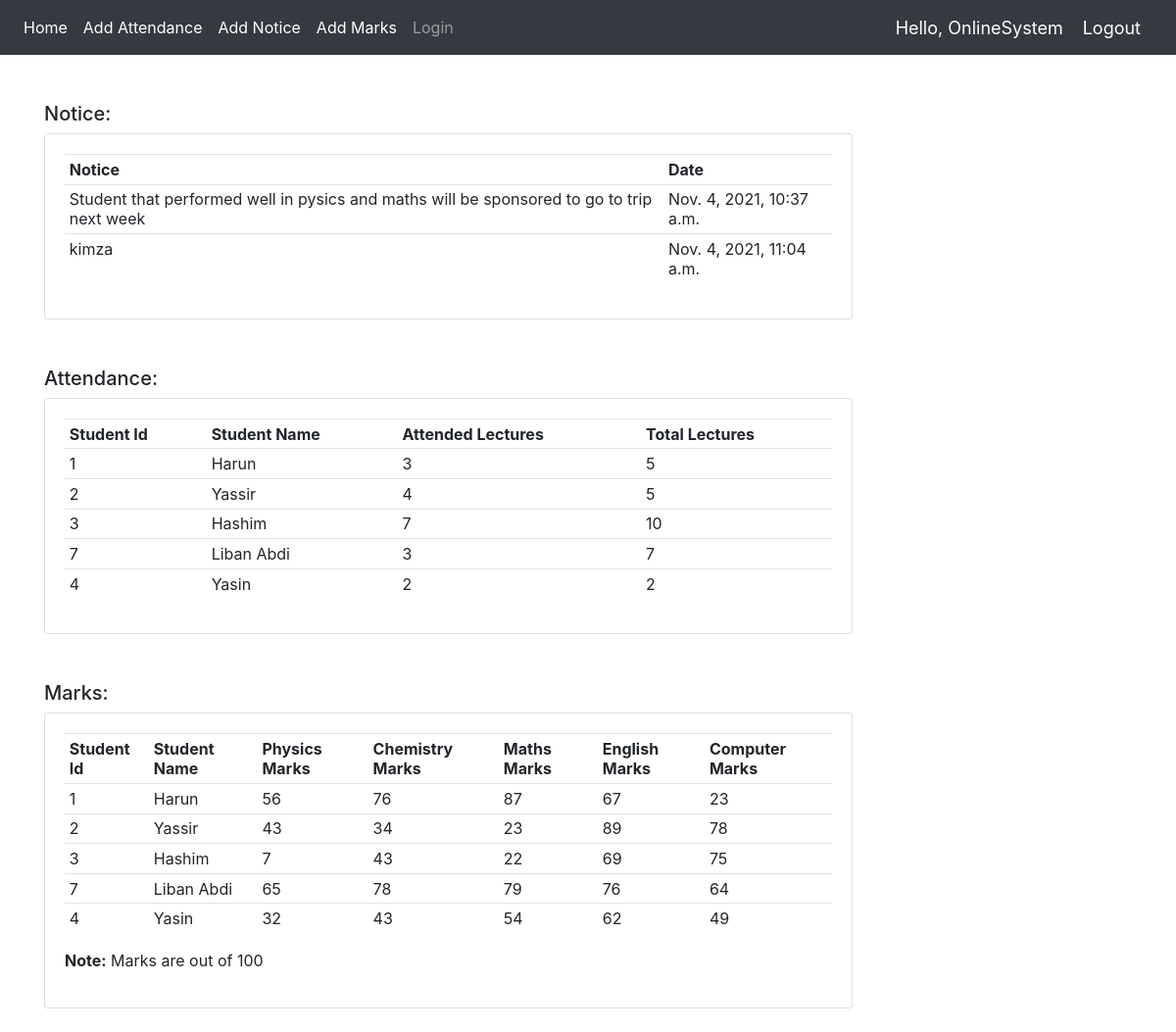
The app's page / (signed in) with its own data.
### app/models.py (models this page shows, shortened)
class Notice(models.Model):
    Message = models.CharField(max_length=200,null=True)
    date_created = models.DateTimeField(auto_now_add=True)

class Attendance(models.Model):
    StudentName = models.CharField(max_length=200,null=True)
    StudentId  = models.CharField(max_length=50,null=True)
    LecturesAttended = models.IntegerField(null=True)
    TotalLectures  = models.IntegerField(null=True)

class Marks(models.Model):
    StudentName = models.CharField(max_length=200,null=True)
    StudentId  = models.CharField(max_length=50,null=True)
    PhysicsMarks = models.IntegerField(null=True)
    ChemistryMarks  = models.IntegerField(null=True)
    MathsMarks  = models.IntegerField(null=True)
    EnglishMarks  = models.IntegerField(null=True)
    ComputerMarks  = models.IntegerField(null=True)

### app/views.py (the view)
# urls.py: 2. Add a URL to urlpatterns:  path('', views.home, name='home')
def home(request):
    notice = Notice.objects.all()
    attendance = Attendance.objects.all()
    marks = Marks.objects.all()
    context = {
        'notice':notice,
        'marks':marks,
        'attendance':attendance,
    }
    return render(request,'app/home.html',context)

### app/templates/app/home.html
{% extends 'app/Links.html' %}
{% block content %}
<div class="container ">
    <br><br>
<div class="row">
    <div class="col-md-9">
        <h5>Notice:</h5>
        <div class="card card-body">
            <table class="table table-sm">
                <tr>
                    <th>Notice</th>
                    <th>Date</th>
                </tr>
                {% for n in notice %}
                <tr>
                    <td>{{n.Message}} </td>
                    <td>{{n.date_created}} </td>
                </tr>
                {% endfor %}
            </table>
        </div>
    </div>
</div>
<br><br>
<div class="row">
    <div class="col-md-9">
        <h5>Attendance:</h5>
        <div class="card card-body">
            <table class="table table-sm">
                <tr>
                    <th>Student Id</th>
                    <th>Student Name</th>
                    <th>Attended Lectures</th>
                    <th>Total Lectures</th>
                </tr>
                {% for a in attendance %}
                <tr>
                    <td>{{a.StudentId}} </td>
                    <td>{{a.StudentName}} </td>
                    <td>{{a.LecturesAttended}} </td>
                    <td> {{a.TotalLectures}} </td>
                </tr>
                {% endfor %}
            </table>
        </div>
    </div>
</div>
<br><br>
<div class="row">
    <div class="col-md-9">
        <h5>Marks:</h5>
        <div class="card card-body">
            <table class="table table-sm">
                <tr>
                    <th>Student Id</th>
                    <th>Student Name</th>
                    <th>Physics Marks</th>
                    <th>Chemistry Marks</th>
                    <th>Maths Marks</th>
                    <th>English Marks</th>
                    <th>Computer Marks</th>
                </tr>
                {% for m in marks %}
                <tr>
                    <td>{{m.StudentId}} </td>
                    <td>{{m.StudentName}} </td>
                    <td>{{m.PhysicsMarks}} </td>
                    <td>{{m.ChemistryMarks}} </td>
                    <td>{{m.MathsMarks}} </td>
                    <td>{{m.EnglishMarks}} </td>
                    <td>{{m.ComputerMarks}} </td>
                </tr>
                {% endfor %}
            </table>
            <p> <b>Note:</b> Marks are out of 100</p>
        </div>
    </div>
</div>
{% endblock %}

### app/templates/app/navbar.html (shortened to what this page needs)
{% load static %}
<nav class="navbar navbar-expand-lg navbar-dark bg-dark">
  <div class="collapse navbar-collapse" id="navbarNav">
    <ul class="navbar-nav">
      <li class="nav-item active">
        <a class="nav-link" href="{% url 'home' %}">Home</a>
      </li>
      {% if request.user.is_staff %}
      <li class="nav-item active">
        <a class="nav-link" href="{% url 'addAttendance' %}">Add Attendance</a>
      </li>
      <li class="nav-item active">
        <a class="nav-link" href="{% url 'addNotice' %}">Add Notice</a>
      </li>
      <li class="nav-item active">
        <a class="nav-link" href="{% url 'addMarks' %}">Add Marks</a>
      </li>
       {% endif %}
      <li class="nav-item">
        <a class="nav-link" href="{% url 'login' %}">Login</a>
      </li>
    </ul>
  </div>
  {% if request.user.is_staff %}
  <span class="greet">Hello, {{request.user}}</span>
  <span ><a  class="greet" href="{% url 'logout' %}">Logout</a></span>
  {% endif %}
</nav>

### app/templates/app/navbar.html (style rules this page uses)
.greet { font-size: 18px; color: #fff; margin-right: 20px; }

### records on screen
Notice: Message "Student that performed well in pysics and maths will be sponsored to go to trip next week", date_created "Nov. 4, 2021, 10:37 a.m."
Notice: Message "kimza", date_created "Nov. 4, 2021, 11:04 a.m."
Attendance: StudentId "1", StudentName "Harun", LecturesAttended "3", TotalLectures "5"
Attendance: StudentId "2", StudentName "Yassir", LecturesAttended "4", TotalLectures "5"
Attendance: StudentId "3", StudentName "Hashim", LecturesAttended "7", TotalLectures "10"
Attendance: StudentId "7", StudentName "Liban Abdi", LecturesAttended "3", TotalLectures "7"
Attendance: StudentId "4", StudentName "Yasin", LecturesAttended "2", TotalLectures "2"
Marks: StudentId "1", StudentName "Harun", PhysicsMarks "56", ChemistryMarks "76", MathsMarks "87", EnglishMarks "67", ComputerMarks "23"
Marks: StudentId "2", StudentName "Yassir", PhysicsMarks "43", ChemistryMarks "34", MathsMarks "23", EnglishMarks "89", ComputerMarks "78"
Marks: StudentId "3", StudentName "Hashim", PhysicsMarks "7", ChemistryMarks "43", MathsMarks "22", EnglishMarks "69", ComputerMarks "75"
Marks: StudentId "7", StudentName "Liban Abdi", PhysicsMarks "65", ChemistryMarks "78", MathsMarks "79", EnglishMarks "76", ComputerMarks "64"
Marks: StudentId "4", StudentName "Yasin", PhysicsMarks "32", ChemistryMarks "43", MathsMarks "54", EnglishMarks "62", ComputerMarks "49"

### other values on screen
{{ request.user }} "OnlineSystem"
